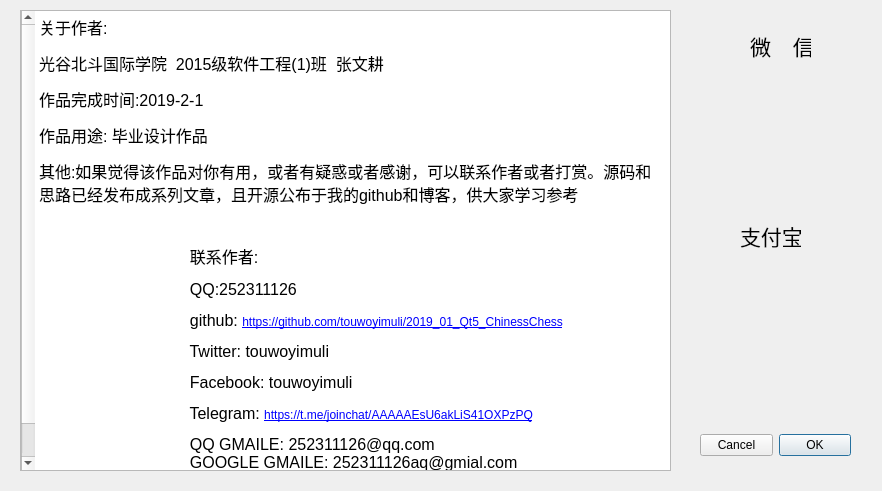
<?xml version="1.0" encoding="UTF-8"?>
<ui version="4.0">
 <class>AboutAuthor</class>
 <widget class="QDialog" name="AboutAuthor">
  <property name="geometry">
   <rect>
    <x>0</x>
    <y>0</y>
    <width>882</width>
    <height>491</height>
   </rect>
  </property>
  <property name="focusPolicy">
   <enum>Qt::NoFocus</enum>
  </property>
  <property name="acceptDrops">
   <bool>false</bool>
  </property>
  <property name="windowTitle">
   <string>Dialog</string>
  </property>
  <property name="toolTipDuration">
   <number>0</number>
  </property>
  <property name="layoutDirection">
   <enum>Qt::RightToLeft</enum>
  </property>
  <widget class="QDialogButtonBox" name="buttonBox">
   <property name="geometry">
    <rect>
     <x>700</x>
     <y>430</y>
     <width>151</width>
     <height>31</height>
    </rect>
   </property>
   <property name="orientation">
    <enum>Qt::Horizontal</enum>
   </property>
   <property name="standardButtons">
    <set>QDialogButtonBox::Cancel|QDialogButtonBox::Ok</set>
   </property>
  </widget>
  <widget class="QTextBrowser" name="textBrowser">
   <property name="geometry">
    <rect>
     <x>20</x>
     <y>10</y>
     <width>651</width>
     <height>461</height>
    </rect>
   </property>
   <property name="styleSheet">
    <string notr="true">background-image: url(:/images/5abc.png);
font: 9pt &quot;华文楷体&quot;;</string>
   </property>
   <property name="html">
    <string>&lt;!DOCTYPE HTML PUBLIC &quot;-//W3C//DTD HTML 4.0//EN&quot; &quot;http://www.w3.org/TR/REC-html40/strict.dtd&quot;&gt;
&lt;html&gt;&lt;head&gt;&lt;meta name=&quot;qrichtext&quot; content=&quot;1&quot; /&gt;&lt;style type=&quot;text/css&quot;&gt;
p, li { white-space: pre-wrap; }
&lt;/style&gt;&lt;/head&gt;&lt;body style=&quot; font-family:'华文楷体'; font-size:9pt; font-weight:400; font-style:normal;&quot;&gt;
&lt;p style=&quot; margin-top:0px; margin-bottom:0px; margin-left:0px; margin-right:0px; -qt-block-indent:0; text-indent:0px;&quot;&gt;&lt;span style=&quot; font-family:'SimSun'; font-size:12pt;&quot;&gt;关于作者:&lt;/span&gt;&lt;/p&gt;
&lt;p style=&quot; margin-top:12px; margin-bottom:12px; margin-left:0px; margin-right:0px; -qt-block-indent:0; text-indent:0px;&quot;&gt;&lt;span style=&quot; font-family:'SimSun'; font-size:12pt;&quot;&gt;光谷北斗国际学院  2015级软件工程(1)班  张文耕&lt;/span&gt;&lt;/p&gt;
&lt;p style=&quot; margin-top:12px; margin-bottom:12px; margin-left:0px; margin-right:0px; -qt-block-indent:0; text-indent:0px;&quot;&gt;&lt;span style=&quot; font-family:'SimSun'; font-size:12pt;&quot;&gt;作品完成时间:2019-2-1&lt;/span&gt;&lt;/p&gt;
&lt;p style=&quot; margin-top:12px; margin-bottom:12px; margin-left:0px; margin-right:0px; -qt-block-indent:0; text-indent:0px;&quot;&gt;&lt;span style=&quot; font-family:'SimSun'; font-size:12pt;&quot;&gt;作品用途: 毕业设计作品&lt;/span&gt;&lt;/p&gt;
&lt;p style=&quot; margin-top:12px; margin-bottom:12px; margin-left:0px; margin-right:0px; -qt-block-indent:0; text-indent:0px;&quot;&gt;&lt;span style=&quot; font-family:'SimSun'; font-size:12pt;&quot;&gt;其他:如果觉得该作品对你有用，或者有疑惑或者感谢，可以联系作者或者打赏。源码和思路已经发布成系列文章，且开源公布于我的github和博客，供大家学习参考&lt;/span&gt;&lt;/p&gt;
&lt;p style=&quot;-qt-paragraph-type:empty; margin-top:12px; margin-bottom:12px; margin-left:0px; margin-right:0px; -qt-block-indent:0; text-indent:0px; font-family:'SimSun';&quot;&gt;&lt;br /&gt;&lt;/p&gt;
&lt;p style=&quot; margin-top:12px; margin-bottom:12px; margin-left:0px; margin-right:0px; -qt-block-indent:0; text-indent:0px;&quot;&gt;&lt;span style=&quot; font-family:'SimSun'; font-size:12pt;&quot;&gt;                                  联系作者:&lt;/span&gt;&lt;/p&gt;
&lt;p style=&quot; margin-top:12px; margin-bottom:12px; margin-left:0px; margin-right:0px; -qt-block-indent:0; text-indent:0px;&quot;&gt;&lt;span style=&quot; font-family:'SimSun'; font-size:12pt;&quot;&gt;                                  QQ:252311126&lt;/span&gt;&lt;/p&gt;
&lt;p style=&quot; margin-top:12px; margin-bottom:12px; margin-left:0px; margin-right:0px; -qt-block-indent:0; text-indent:0px;&quot;&gt;&lt;span style=&quot; font-family:'SimSun'; font-size:12pt;&quot;&gt;                                  github: &lt;/span&gt;&lt;a href=&quot;https://github.com/touwoyimuli/2019_01_Qt5_ChinessChess&quot;&gt;&lt;span style=&quot; text-decoration: underline; color:#0000ff;&quot;&gt;https://github.com/touwoyimuli/2019_01_Qt5_ChinessChess&lt;/span&gt;&lt;/a&gt;&lt;/p&gt;
&lt;p style=&quot; margin-top:12px; margin-bottom:12px; margin-left:0px; margin-right:0px; -qt-block-indent:0; text-indent:0px;&quot;&gt;&lt;span style=&quot; font-family:'SimSun'; font-size:12pt;&quot;&gt;                                  Twitter: touwoyimuli&lt;/span&gt;&lt;/p&gt;
&lt;p style=&quot; margin-top:12px; margin-bottom:12px; margin-left:0px; margin-right:0px; -qt-block-indent:0; text-indent:0px;&quot;&gt;&lt;span style=&quot; font-family:'SimSun'; font-size:12pt;&quot;&gt;                                  Facebook: touwoyimuli&lt;/span&gt;&lt;/p&gt;
&lt;p style=&quot; margin-top:12px; margin-bottom:12px; margin-left:0px; margin-right:0px; -qt-block-indent:0; text-indent:0px;&quot;&gt;&lt;span style=&quot; font-family:'SimSun'; font-size:12pt;&quot;&gt;                                  Telegram: &lt;/span&gt;&lt;a href=&quot;https://t.me/joinchat/AAAAAEsU6akLiS41OXPzPQ&quot;&gt;&lt;span style=&quot; font-family:'SimSun'; text-decoration: underline; color:#0000ff;&quot;&gt;https://t.me/joinchat/AAAAAEsU6akLiS41OXPzPQ&lt;/span&gt;&lt;/a&gt;&lt;/p&gt;
&lt;p style=&quot; margin-top:12px; margin-bottom:12px; margin-left:0px; margin-right:0px; -qt-block-indent:0; text-indent:0px;&quot;&gt;&lt;span style=&quot; font-family:'SimSun'; font-size:12pt;&quot;&gt;                                  QQ GMAILE: 252311126@qq.com&lt;br /&gt;                                  GOOGLE GMAILE: 252311126aq@gmial.com &lt;/span&gt;&lt;/p&gt;
&lt;p style=&quot; margin-top:12px; margin-bottom:12px; margin-left:0px; margin-right:0px; -qt-block-indent:0; text-indent:0px;&quot;&gt;&lt;span style=&quot; font-family:'SimSun'; font-size:12pt;&quot;&gt;                                  Personal Blog: &lt;/span&gt;&lt;a href=&quot;https://blog.csdn.net/qq_33154343&quot;&gt;&lt;span style=&quot; text-decoration: underline; color:#0000ff;&quot;&gt;愿以百年挽朝夕的博客&lt;/span&gt;&lt;/a&gt;&lt;/p&gt;&lt;/body&gt;&lt;/html&gt;</string>
   </property>
  </widget>
  <widget class="QLabel" name="label">
   <property name="geometry">
    <rect>
     <x>750</x>
     <y>30</y>
     <width>61</width>
     <height>31</height>
    </rect>
   </property>
   <property name="font">
    <font>
     <family>华文行楷</family>
     <pointsize>16</pointsize>
    </font>
   </property>
   <property name="text">
    <string>微    信</string>
   </property>
  </widget>
  <widget class="QLabel" name="label_2">
   <property name="geometry">
    <rect>
     <x>740</x>
     <y>220</y>
     <width>61</width>
     <height>31</height>
    </rect>
   </property>
   <property name="font">
    <font>
     <family>华文行楷</family>
     <pointsize>16</pointsize>
    </font>
   </property>
   <property name="text">
    <string>支付宝</string>
   </property>
  </widget>
  <widget class="QLabel" name="label_3">
   <property name="geometry">
    <rect>
     <x>700</x>
     <y>60</y>
     <width>150</width>
     <height>150</height>
    </rect>
   </property>
   <property name="text">
    <string/>
   </property>
   <property name="pixmap">
    <pixmap resource="chooseresource.qrc">:/images/WeChat.jpg</pixmap>
   </property>
   <property name="scaledContents">
    <bool>true</bool>
   </property>
  </widget>
  <widget class="QLabel" name="label_4">
   <property name="geometry">
    <rect>
     <x>700</x>
     <y>250</y>
     <width>150</width>
     <height>150</height>
    </rect>
   </property>
   <property name="text">
    <string/>
   </property>
   <property name="pixmap">
    <pixmap resource="chooseresource.qrc">:/images/Alipay.jpg</pixmap>
   </property>
   <property name="scaledContents">
    <bool>true</bool>
   </property>
  </widget>
  <widget class="QLabel" name="label_5">
   <property name="geometry">
    <rect>
     <x>0</x>
     <y>0</y>
     <width>882</width>
     <height>491</height>
    </rect>
   </property>
   <property name="text">
    <string/>
   </property>
   <property name="pixmap">
    <pixmap resource="chooseresource.qrc">:/images/5abc.png</pixmap>
   </property>
   <property name="scaledContents">
    <bool>true</bool>
   </property>
  </widget>
  <zorder>label_5</zorder>
  <zorder>buttonBox</zorder>
  <zorder>textBrowser</zorder>
  <zorder>label</zorder>
  <zorder>label_2</zorder>
  <zorder>label_3</zorder>
  <zorder>label_4</zorder>
 </widget>
 <resources>
  <include location="chooseresource.qrc"/>
 </resources>
 <connections>
  <connection>
   <sender>buttonBox</sender>
   <signal>accepted()</signal>
   <receiver>AboutAuthor</receiver>
   <slot>accept()</slot>
   <hints>
    <hint type="sourcelabel">
     <x>248</x>
     <y>254</y>
    </hint>
    <hint type="destinationlabel">
     <x>157</x>
     <y>274</y>
    </hint>
   </hints>
  </connection>
  <connection>
   <sender>buttonBox</sender>
   <signal>rejected()</signal>
   <receiver>AboutAuthor</receiver>
   <slot>reject()</slot>
   <hints>
    <hint type="sourcelabel">
     <x>316</x>
     <y>260</y>
    </hint>
    <hint type="destinationlabel">
     <x>286</x>
     <y>274</y>
    </hint>
   </hints>
  </connection>
 </connections>
</ui>
